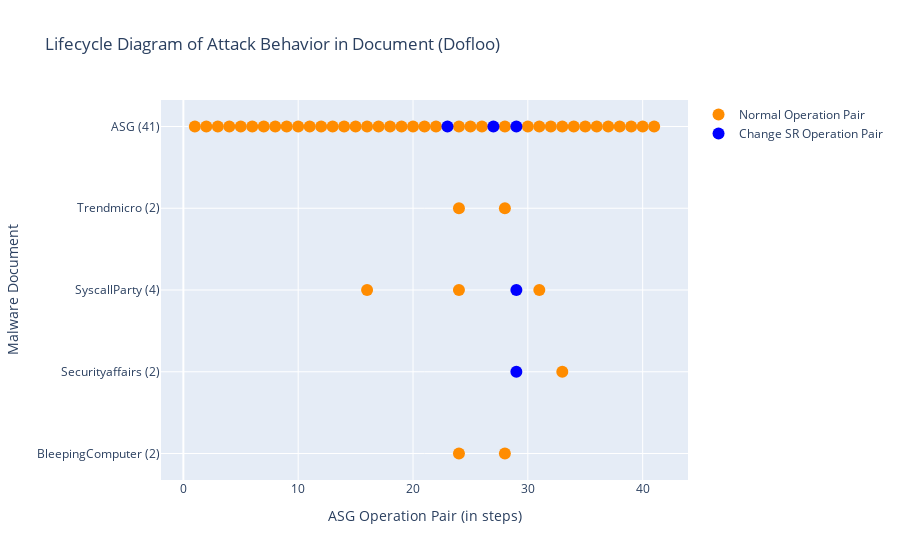

Notebook code for this chart:
### Markdown cell above
### Run Script: draw Lifecycle diagram
- 兩個 traces (legend) 一般的 OP 和 ChangeSys OP。分兩個顏色，不重疊。
- x: [a,a,a,a,b,b,b,c,c,c] 不同 report 的 step 可以放同一個 list，因為屬於同個 trace。

### Code cell
# import plotly.express as px
import plotly.graph_objects as go

def symmetric_difference(list1: list, list2: list) -> list:
    ''' return list1 - list2. '''
    s = set(list2)
    temp3 = [x for x in list1 if x not in s]
    return temp3

def draw_lifecycle(fset:FamilySet):
    familname = fset.familyname
    # reportnames = [rem.reportname for rem in fset.rem_lst if len(rem.match_regex)]

    fig = go.Figure()
    x, y = [], []
    x_sys, y_sys = [], []
    for i, rem in enumerate(fset.rem_lst):
        if len(rem.OPset_order_index) == 0:
            continue

        numOfDot = len(rem.OPset_order_index)
        reportname = rem.reportname.split('.')[0]
        reportname = reportname.split('-')[1]
        if reportname == 'Ms':
            reportname = 'Microsoft'
        reportname += f' ({numOfDot})'
        x_sys.extend(rem.SysOPset_order_index) # 改變系統設定檔的 OP
        y_sys.extend([reportname] * len(rem.SysOPset_order_index))
        current_x_normal = symmetric_difference(rem.OPset_order_index, rem.SysOPset_order_index) # 一般的/其餘的 OP
        # print(reportname, 'numOfDot', numOfDot, 'rem.OPset_order_index', rem.OPset_order_index)
        # print('x_normal', current_x_normal, 'x_sys', rem.SysOPset_order_index)
        x.extend(current_x_normal)
        y.extend([reportname] * len(current_x_normal))
        pass
    # todo: add baseline's lifecycle
    print()
    rowname = f'ASG ({len(fset.sample.OPset)})'
    current_x_system = fset.sample.OPset_sysOnly_ordered_index
    current_x_normal = symmetric_difference(list(range(len(fset.sample.OPset))), current_x_system) # all steps - sysobj steps
    # print(sorted(current_x_system)) # 只能放UPDATE的，OPEN/READ不能喔
    x_sys.extend(current_x_system)
    y_sys.extend([rowname] * len(current_x_system)) 
    x.extend(current_x_normal)
    y.extend([rowname] * len(current_x_normal))
    # print(rowname, len(fset.sample.OPset), len(current_x_system), len(current_x_normal))
    
    # normal OPs
    x = [idx+1 for idx in x] # add 1 to each asg index
    fig.add_trace(go.Scatter(
        x=x,
        y=y,
        marker=dict(color="darkorange", size=12),
        mode="markers",
        name="Normal Operation Pair",
    ))

    # changeSysObj OPs
    x_sys = x = [idx+1 for idx in x_sys]
    fig.add_trace(go.Scatter(
        x=x_sys,
        y=y_sys,
        marker=dict(color="blue", size=12),
        mode="markers",
        name="Change SR Operation Pair",
    ))

    fig.update_layout(title=f"Lifecycle Diagram of Attack Behavior in Document ({familname})",
                    xaxis_title="ASG Operation Pair (in steps)",
                    yaxis_title="Malware Document")
    fig.show()
    pass

draw_lifecycle(fset)

### Figure 1 — Plotly figure (JSON) as saved in the notebook; plotly's stock layout.template omitted (floating-point values rounded to 4 significant figures)
{"data": [{"marker": {"color": "darkorange", "size": 12}, "mode": "markers", "name": "Normal Operation Pair", "type": "scatter", "x": [28, 24, 33, 31, 16, 24, 28, 24, 1, 2, 3, 4, 5, 6, 7, 8, 9, 10, 11, 12, 13, 14, 15, 16, 17, 18, 19, 20, 21, 22, 24, 25, 26, 28, 30, 31, 32, 33, 34, 35, 36, 37, 38, 39, 40, 41], "y": ["BleepingComputer (2)", "BleepingComputer (2)", "Securityaffairs (2)", "SyscallParty (4)", "SyscallParty (4)", "SyscallParty (4)", "Trendmicro (2)", "Trendmicro (2)", "ASG (41)", "ASG (41)", "ASG (41)", "ASG (41)", "ASG (41)", "ASG (41)", "ASG (41)", "ASG (41)", "ASG (41)", "ASG (41)", "ASG (41)", "ASG (41)", "ASG (41)", "ASG (41)", "ASG (41)", "ASG (41)", "ASG (41)", "ASG (41)", "ASG (41)", "ASG (41)", "ASG (41)", "ASG (41)", "ASG (41)", "ASG (41)", "ASG (41)", "ASG (41)", "ASG (41)", "ASG (41)", "ASG (41)", "ASG (41)", "ASG (41)", "ASG (41)", "ASG (41)", "ASG (41)", "ASG (41)", "ASG (41)", "ASG (41)", "ASG (41)"]}, {"marker": {"color": "blue", "size": 12}, "mode": "markers", "name": "Change SR Operation Pair", "type": "scatter", "x": [29, 29, 23, 29, 27], "y": ["Securityaffairs (2)", "SyscallParty (4)", "ASG (41)", "ASG (41)", "ASG (41)"]}], "layout": {"title": {"text": "Lifecycle Diagram of Attack Behavior in Document (Dofloo)"}, "xaxis": {"title": {"text": "ASG Operation Pair (in steps)"}}, "yaxis": {"title": {"text": "Malware Document"}}}}
